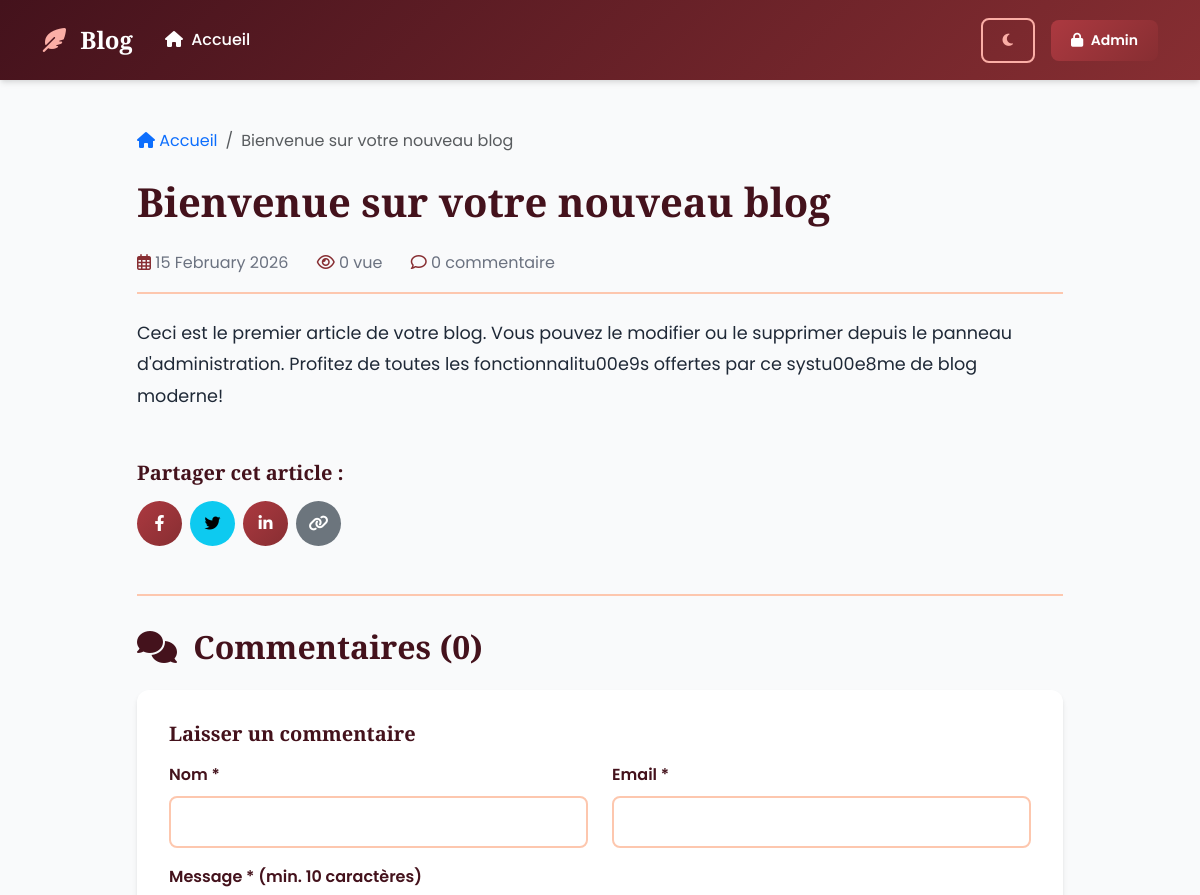
/article.php?slug=bienvenue-sur-votre-nouveau-blog (upper part), run on an earlier commit of the app's database.
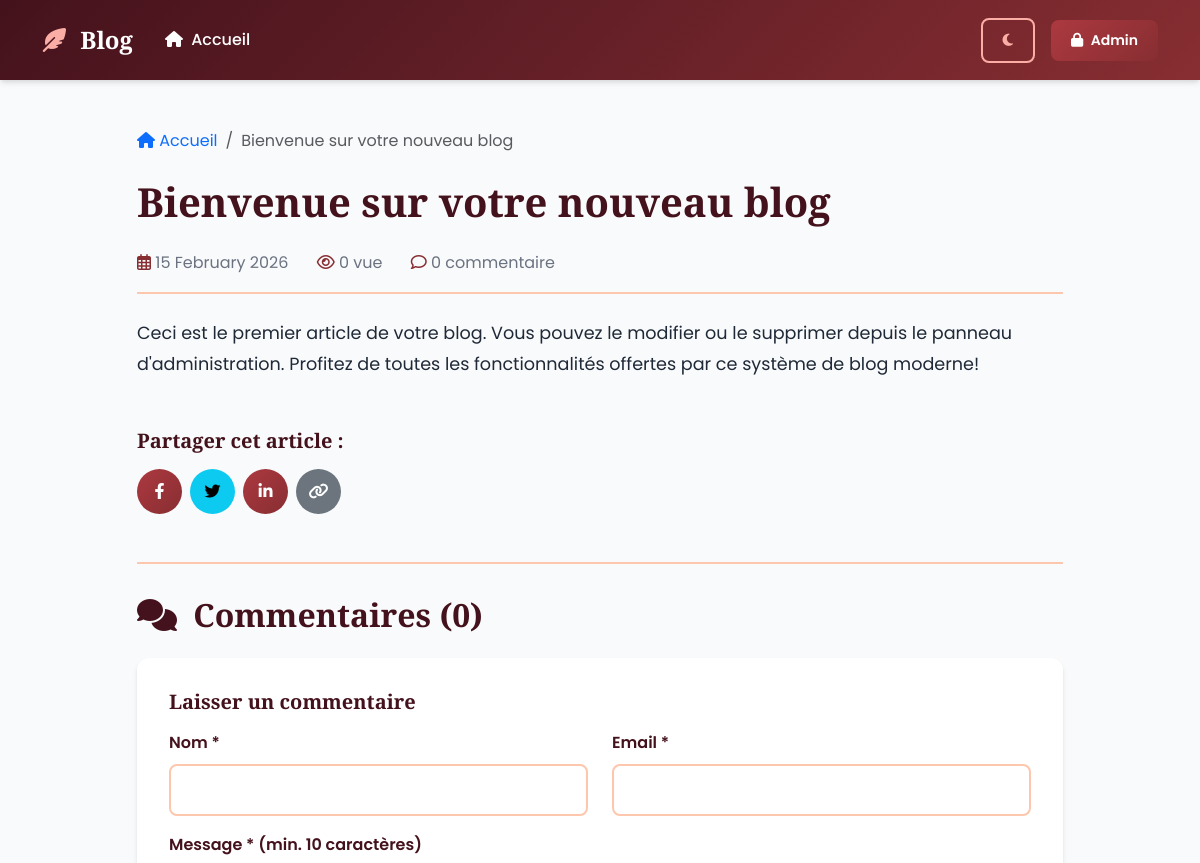
And on a later commit of the database.
### tables this page shows
CREATE TABLE IF NOT EXISTS posts (
    id INT AUTO_INCREMENT PRIMARY KEY,
    title VARCHAR(255) NOT NULL,
    slug VARCHAR(255) NOT NULL UNIQUE,
    content TEXT NOT NULL,
    image VARCHAR(255) DEFAULT 'default.jpg',
    status ENUM('draft', 'published') DEFAULT 'draft',
    created_at TIMESTAMP DEFAULT CURRENT_TIMESTAMP,
    updated_at TIMESTAMP DEFAULT CURRENT_TIMESTAMP ON UPDATE CURRENT_TIMESTAMP,
    KEY idx_status (status),
    KEY idx_slug (slug)
);

### includes/db.php (called while the page is built, shortened)
<?php
if (!function_exists('formatDate')) {
    function formatDate($date) {
        return strftime('%d %B %Y', strtotime($date));
    }
}
?>

### article.php (the view, shortened to what this page needs)
<?php
require_once 'includes/db.php';
$slug = isset($_GET['slug']) ? cleanInput($_GET['slug']) : '';
$stmt = $pdo->prepare("SELECT * FROM posts WHERE slug = :slug AND status = 'published'");
$stmt->execute(['slug' => $slug]);
$article = $stmt->fetch();
$viewCountStmt = $pdo->prepare("SELECT COUNT(*) FROM post_views WHERE post_id = :post_id");
$viewCountStmt->execute(['post_id' => $article['id']]);
$view_count = $viewCountStmt->fetchColumn();
$commentsStmt = $pdo->prepare("
    SELECT * FROM comments
    WHERE post_id = :post_id AND status = 'approved'
    ORDER BY created_at DESC
");
$commentsStmt->execute(['post_id' => $article['id']]);
$comments = $commentsStmt->fetchAll();
require_once 'includes/header.php';
?>
<div class="container py-5">
    <div class="row justify-content-center">
        <div class="col-lg-10">
            <nav aria-label="breadcrumb" class="mb-4">
                <ol class="breadcrumb">
                    <li class="breadcrumb-item"><a href="index.php"><i class="fas fa-home"></i> Accueil</a></li>
                    <li class="breadcrumb-item active" aria-current="page"><?= htmlspecialchars($article['title']) ?></li>
                </ol>
            </nav>
            <article class="article-detail">
                <h1 class="article-title-large mb-4"><?= htmlspecialchars($article['title']) ?></h1>
                <div class="article-meta-large mb-4">
                    <span class="me-4">
                        <i class="far fa-calendar-alt"></i>
                        <?= formatDate($article['created_at']) ?>
                    </span>
                    <span class="me-4">
                        <i class="far fa-eye"></i>
                        <?= $view_count ?> vue<?= $view_count > 1 ? 's' : '' ?>
                    </span>
                    <span>
                        <i class="far fa-comment"></i>
                        <?= count($comments) ?> commentaire<?= count($comments) > 1 ? 's' : '' ?>
                    </span>
                </div>
                <div class="article-content-text mb-5">
                    <?= nl2br(htmlspecialchars($article['content'])) ?>
                </div>
                <div class="share-buttons mb-5">
                    <h5 class="mb-3">Partager cet article :</h5>
                    <div class="d-flex gap-2">
                        <a href="https://www.facebook.com/sharer/sharer.php?u=<?= urlencode('http://' . $_SERVER['HTTP_HOST'] . $_SERVER['REQUEST_URI']) ?>"
                           target="_blank" class="btn btn-primary">
                            <i class="fab fa-facebook-f"></i>
                        </a>
                        <a href="https://twitter.com/intent/tweet?url=<?= urlencode('http://' . $_SERVER['HTTP_HOST'] . $_SERVER['REQUEST_URI']) ?>&text=<?= urlencode($article['title']) ?>"
                           target="_blank" class="btn btn-info">
                            <i class="fab fa-twitter"></i>
                        </a>
                        <a href="https://www.linkedin.com/sharing/share-offsite/?url=<?= urlencode('http://' . $_SERVER['HTTP_HOST'] . $_SERVER['REQUEST_URI']) ?>"
                           target="_blank" class="btn btn-primary">
                            <i class="fab fa-linkedin-in"></i>
                        </a>
                        <button onclick="copyToClipboard(window.location.href)" class="btn btn-secondary">
                            <i class="fas fa-link"></i>
                        </button>
                    </div>
                </div>
            </article>
            <div class="comment-section">
                <h2 class="mb-4">
                    <i class="fas fa-comments me-2"></i>
                    Commentaires (<?= count($comments) ?>)
                </h2>
                <div class="comment-form">
                    <h5 class="mb-3">Laisser un commentaire</h5>
                    <form method="POST" action="">
                        <div class="row">
                            <div class="col-md-6 mb-3">
                                <label for="name" class="form-label">Nom *</label>
                                <input type="text" class="form-control" id="name" name="name" required>
                            </div>
                            <div class="col-md-6 mb-3">
                                <label for="email" class="form-label">Email *</label>
                                <input type="email" class="form-control" id="email" name="email" required>
                            </div>
                        </div>
                        <div class="mb-3">
                            <label for="message" class="form-label">Message * (min. 10 caractères)</label>
                        </div>
                    </form>
                </div>
            </div>
        </div>
    </div>
</div>
<?php require_once 'includes/footer.php'; ?>

What changed in the data, as far as the page shows it:
changed posts "Bienvenue sur votre nouveau blog": content "…Profitez de toutes les fonctionnalitu00e9s offertes par ce systu00e8me de blog moderne!" → "…Profitez de toutes les fonctionnalités offertes par ce système de blog moderne!"
